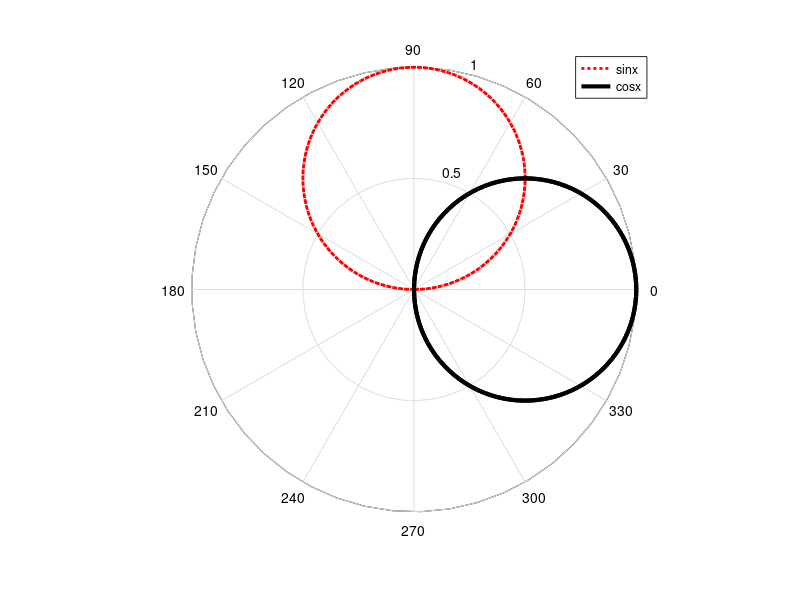

Source code (MATLAB):
clc;
clear;
clear all;

x=0:pi/100:2*pi;
y=sin(x);
h=polar(x,y,":r")
set(h,"linewidth",2)
hold on
y2=cos(x);
h2=polar(x,y2,"-k")
set(h2,"linewidth",3)
legend("sinx","cosx")
